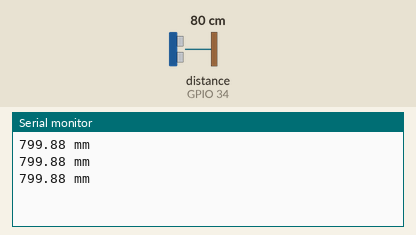
A sketch run on a simulated ESP32. Parts: the last lines printed to the serial monitor. Wiring (inferred from the names in the program): ultrasonic range finder: trigger GPIO 25; echo GPIO 34. The test bench sets the inputs (shaded band); at power-on: distance to the obstacle (sensor on GPIO 34) 80 cm. The echo pulse lasts 58.3 µs per cm.

Above: at 1.3 s.
1.4 s: distance to the obstacle (sensor on GPIO 34) set to 2 cm
At 1.9 s:
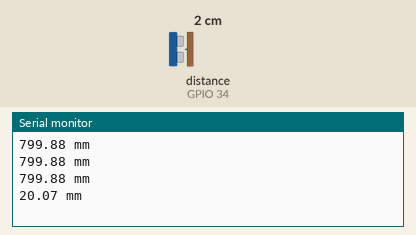
2.9 s: distance to the obstacle (sensor on GPIO 34) set to 4 cm
At 3.4 s:
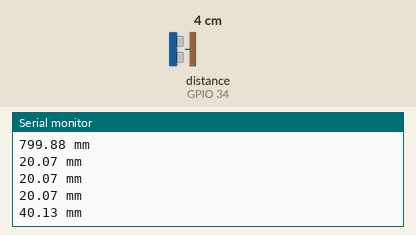
Timing chart, 0 to 5.9 s (numbered marks = the images above; inputs shaded):
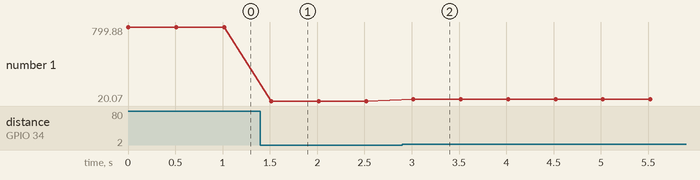

The sketch:

03_ultrasonic.ino
```cpp
// TEST 3: JSN-SR04T waterproof ultrasonic.
// Wiring: sensor board 5V->VIN(5V), GND->GND, TRIG->GPIO25.
// ECHO must go through a divider because it is a 5V signal and the
// ESP32 pin is 3.3V only: ECHO -> 1k resistor -> GPIO34, and from
// GPIO34 a 2k resistor -> GND. (1k + 2k gives 5V x 2/3 = 3.3V.)
// Expect: a distance in mm printed twice a second. Point the round
// transducer at a wall or the floor; it cannot read closer than
// about 250 mm (its dead zone), which is US_MIN_VALID_MM in config.h.
//
// TRIGGER PULSE: 20 us, NOT 10. The 10 us figure comes from the HC-SR04
// datasheet and is copied into almost every tutorial online. The JSN-SR04T
// needs about 20 us, and at 10 us it returns intermittent or no echoes and
// looks exactly like a dead sensor or bad wiring. This sketch had the 10 us
// value while the real firmware had 20, which meant the first component test
// anyone runs could condemn a perfectly good sensor.
#define TRIG 25
#define ECHO 34
#define TRIG_PULSE_US 20
void setup() {
  Serial.begin(115200);
  pinMode(TRIG, OUTPUT);
  pinMode(ECHO, INPUT);
}
void loop() {
  digitalWrite(TRIG, LOW);  delayMicroseconds(4);
  digitalWrite(TRIG, HIGH); delayMicroseconds(TRIG_PULSE_US);
  digitalWrite(TRIG, LOW);
  long us = pulseIn(ECHO, HIGH, 30000UL);
  if (us == 0) Serial.println("no echo (too close, or check wiring)");
  else { Serial.print(us * 0.1715); Serial.println(" mm"); }
  delay(500);
}
```

Measured:
- after the input at 1.4 s, the serial monitor: prints a new line after 0.12 s (image 1)
- after the input at 2.9 s, the serial monitor: prints a new line after 0.12 s (image 2)
- plotted number 1: 799.88 → 20.07 after the input at 1.4 s, 20.07 → 40.13 after the input at 2.9 s
